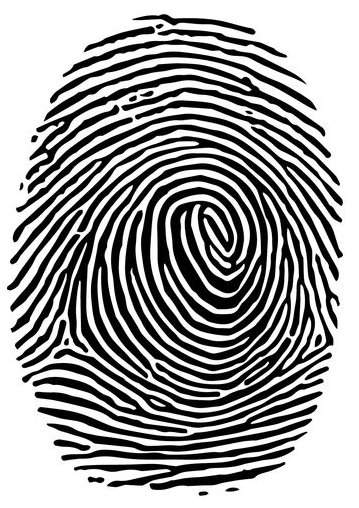
#> input picture fingerprint-pdi-example-master/images/fingerprint.png, 359 x 508 px
$ python main.py
#> lines starting #> are read from the running program, lines starting #| are printed output that depends on the picture; after the words box and inside, x2 and y2 are one past the last pixel; in counts of white or black regions, pixels touching at a corner belong together
#> further down, image_orig is the input picture: shape (508, 359, 3); min 0, max 255, mean 157.8
# -*- coding: utf-8 -*-
"""
Based on article created by:
@author: Alvaro Sebastian (www.sixthresearcher.com)
[Link]:(http://www.sixthresearcher.com/counting-blue-and-white-bacteria-colonies-with-python-and-opencv/)
"""
import cv2, os, imutils
import numpy as np

# Crop Image Function:

def crop(img):
    y = x = 50
    h = w = 50
    # Cropping here
    crop_img = img[y:y + h, x:x + w]
    # Saving to the disk
    cv2.imwrite('images/cropped.png', crop_img)


# Count Black Lines Function:
def count_lines(lower, upper, image_orig):
    # Final output
    image_contours = image_orig.copy()
    # copy of original image
    image_to_process = image_orig.copy()
    image_to_process = cv2.cvtColor(image_to_process, cv2.COLOR_BGR2HSV)
#> image_to_process: shape (508, 359, 3); mean H, S, V 0, 0, 157.8
    # initializes counter
    counter = 0
    # find the colors within the specified boundaries
    image_mask = cv2.inRange(image_to_process, lower, upper)
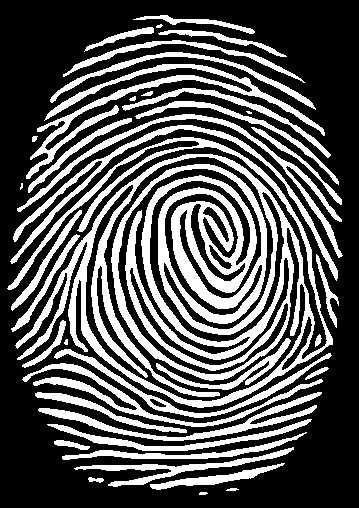
#> image_mask: shape (508, 359); 33.6% white; 39 white regions (4 under 20 px)
    cnts = cv2.findContours(image_mask, cv2.RETR_EXTERNAL, cv2.CHAIN_APPROX_SIMPLE)
#> cnts = 38 contours, 8 with area under 20; largest, box (x1, y1, x2, y2) and area: (7, 137, 333, 408) 49075, (26, 64, 325, 179) 3110, (10, 125, 338, 281) 2414, (17, 114, 343, 258) 2034, (22, 363, 323, 427) 1822
    # Here we get the contours:
    cnts = imutils.grab_contours(cnts)
    # loop over the contours individually
    for c in cnts:
        # if the contour is not sufficiently large, ignore it
        if cv2.contourArea(c) < 5:
            continue
        # compute the Convex Hull of the contour [Optional, uncomment to see the change]
        # hull = cv2.convexHull(c)

        # prints contours in green color
        cv2.drawContours(image_contours, [c], 0, (0, 0, 255), 1)  # [c should be hull, if the previous line is used]
        # For each contour that is not too small increment by one
        counter += 1
#> this loop made 38 passes
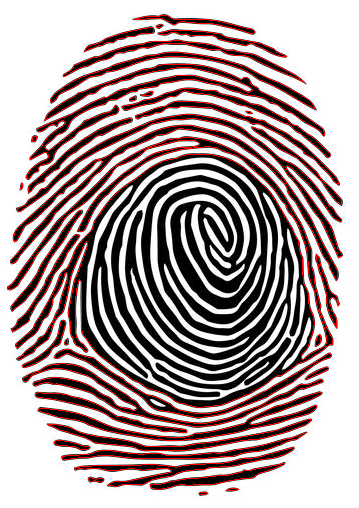
#> image_contours: shape (508, 359, 3); 7.56% of pixels changed, all inside (x1, y1, x2, y2) = (7, 15, 343, 495)
#> after the loop, counter = 38
    return counter, image_contours


# load the image
image_orig = cv2.imread('images/fingerprint.png')

# DETECTING BY COLOR:

#lower = np.array([0, 0, 0])
#upper = np.array([0,  0, 0])

lower = np.array([-15, -10, -40])
upper = np.array([15, 10, 40])

counter, image_contours = count_lines(lower, upper, image_orig)
#> counter = 38

# Print the number of colonies of each color

print("{} linhas pretas".format(counter))
#| 38 linhas pretas

# Show the images

cv2.imshow('original', image_orig)

cv2.imshow('contornos', image_contours)

# Waiting for user input

cv2.waitKey(0)

$ run again, with fingerprint-pdi-example-master/images/image0012.jpg saved as fingerprint-pdi-example-master/images/fingerprint.png
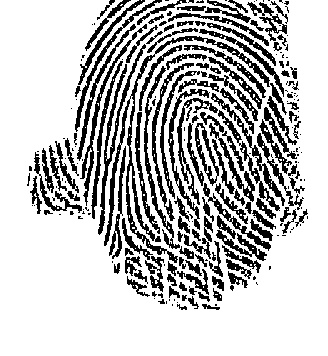
#> input picture fingerprint-pdi-example-master/images/image0012.jpg, 328 x 356 px
#> image_orig is the input picture: shape (356, 328, 3); min 0, max 255, mean 192.3
#> image_to_process: shape (356, 328, 3); mean H, S, V 0, 0, 192.3
#> in count_lines, `image_mask = cv2.inRange(image_to_process, lower, upper)`:
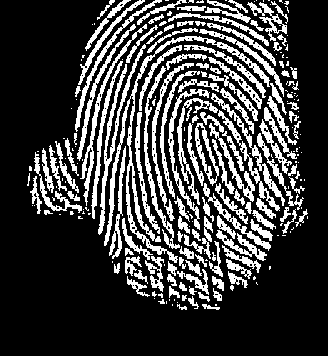
#> image_mask: shape (356, 328); 24.6% white; 243 white regions (112 under 20 px)
#> cnts = 242 contours, 125 with area under 20; largest, box (x1, y1, x2, y2) and area: (104, 36, 270, 263) 1720, (98, 44, 146, 235) 732, (195, 123, 219, 186) 656, (144, 66, 180, 249) 572, (80, 24, 147, 206) 570
#> the loop in count_lines, `for c in cnts:` made 242 passes
#> c on passes 1, 4, 5: [[215, 304], [215, 305], [216, 305], [216, 304]], [[172, 304], [172, 305]], [[177, 302]]
#> after the loop in count_lines, `for c in cnts:`:
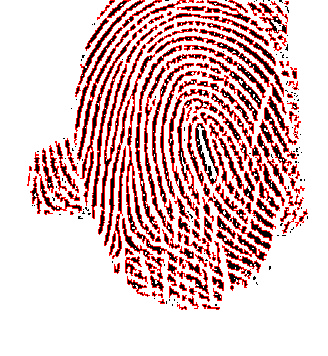
#> image_contours: shape (356, 328, 3); 13.34% of pixels changed, all inside (x1, y1, x2, y2) = (27, 0, 308, 310)
#> after the loop in count_lines, `for c in cnts:`: counter = 144
#| 144 linhas pretas

$ run again, with fingerprint-pdi-example-master/images/teste.jpg saved as fingerprint-pdi-example-master/images/fingerprint.png
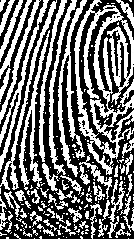
#> input picture fingerprint-pdi-example-master/images/teste.jpg, 134 x 239 px
#> image_orig is the input picture: shape (239, 134, 3); min 0, max 255, mean 113.8
#> image_to_process: shape (239, 134, 3); mean H, S, V 0, 0, 113.8
#> in count_lines, `image_mask = cv2.inRange(image_to_process, lower, upper)`:
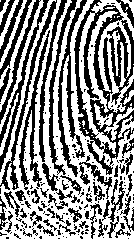
#> image_mask: shape (239, 134); 55.4% white; 176 black regions (124 under 20 px)
#> cnts = 41 contours, 29 with area under 20; largest, box (x1, y1, x2, y2) and area: (0, 0, 134, 239) 16982, (0, 0, 56, 185) 518, (0, 0, 36, 112) 368, (0, 0, 44, 134) 356, (94, 103, 134, 141) 302
#> the loop in count_lines, `for c in cnts:` made 41 passes
#> c on passes 1, 2, 3, 4, 6, 7, 8, 9: [[0, 234]], [[0, 219], [0, 223]], [[133, 217]], [[0, 214], [0, 215]], [[0, 201], [0, 203], [1, 203], [1, 202]], [[15, 184], [14, 185], [15, 186], [15, 187]], [[5, 181]], [[115, 155]]
#> after the loop in count_lines, `for c in cnts:`:
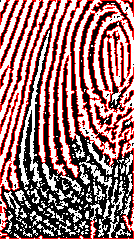
#> image_contours: shape (239, 134, 3); 16.8% of pixels changed, all inside (x1, y1, x2, y2) = (0, 0, 134, 239)
#> after the loop in count_lines, `for c in cnts:`: counter = 15
#| 15 linhas pretas
